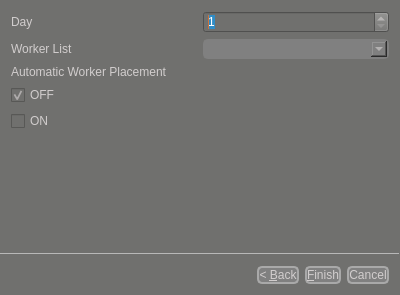
<?xml version="1.0" encoding="UTF-8"?>
<ui version="4.0">
 <class>ShiftWizard</class>
 <widget class="QWizard" name="ShiftWizard">
  <property name="geometry">
   <rect>
    <x>0</x>
    <y>0</y>
    <width>400</width>
    <height>295</height>
   </rect>
  </property>
  <property name="windowTitle">
   <string>Creator for Worker Shifts</string>
  </property>
  <property name="styleSheet">
   <string notr="true">*
{
 background-color:  #70706e;
 color: #d1cdcd;
}

QPushButton {
    background-color: gray;
    border: 2px solid darkgray;
    border-radius: 5px;
	color: #d1cdcd;
}

QComboBox {
    background-color: gray;
    border: 2px solid gray;
    border-radius: 5px;
}
</string>
  </property>
  <property name="wizardStyle">
   <enum>QWizard::ModernStyle</enum>
  </property>
  <widget class="QWizardPage" name="MainWizardPage">
   <layout class="QGridLayout" name="gridLayout">
    <item row="2" column="0">
     <widget class="QLabel" name="AutomaticWorkerPlacementLabel">
      <property name="text">
       <string>Automatic Worker Placement</string>
      </property>
     </widget>
    </item>
    <item row="0" column="0">
     <widget class="QLabel" name="DayLabel">
      <property name="text">
       <string>Day </string>
      </property>
     </widget>
    </item>
    <item row="1" column="0">
     <widget class="QLabel" name="WorkerListsLabel">
      <property name="text">
       <string>Worker List</string>
      </property>
     </widget>
    </item>
    <item row="0" column="1">
     <widget class="QSpinBox" name="DaySpinBox">
      <property name="minimum">
       <number>1</number>
      </property>
      <property name="maximum">
       <number>30</number>
      </property>
      <property name="stepType">
       <enum>QAbstractSpinBox::DefaultStepType</enum>
      </property>
      <property name="value">
       <number>1</number>
      </property>
     </widget>
    </item>
    <item row="3" column="0">
     <widget class="QCheckBox" name="OFFAutomaticWorkerPlacementCheckBox">
      <property name="text">
       <string>OFF</string>
      </property>
      <property name="checkable">
       <bool>true</bool>
      </property>
      <property name="checked">
       <bool>true</bool>
      </property>
      <property name="autoRepeat">
       <bool>false</bool>
      </property>
      <property name="autoExclusive">
       <bool>true</bool>
      </property>
     </widget>
    </item>
    <item row="1" column="1">
     <widget class="QComboBox" name="WorkerComboBox"/>
    </item>
    <item row="4" column="0">
     <widget class="QCheckBox" name="ONAutomaticWorkerPlacementCheckBox">
      <property name="text">
       <string>ON</string>
      </property>
      <property name="checkable">
       <bool>true</bool>
      </property>
      <property name="checked">
       <bool>false</bool>
      </property>
      <property name="autoRepeat">
       <bool>false</bool>
      </property>
      <property name="autoExclusive">
       <bool>true</bool>
      </property>
     </widget>
    </item>
   </layout>
  </widget>
 </widget>
 <resources/>
 <connections>
  <connection>
   <sender>OFFAutomaticWorkerPlacementCheckBox</sender>
   <signal>clicked()</signal>
   <receiver>ShiftWizard</receiver>
   <slot>OffAutoPlacement()</slot>
   <hints>
    <hint type="sourcelabel">
     <x>115</x>
     <y>140</y>
    </hint>
    <hint type="destinationlabel">
     <x>199</x>
     <y>149</y>
    </hint>
   </hints>
  </connection>
  <connection>
   <sender>ONAutomaticWorkerPlacementCheckBox</sender>
   <signal>clicked()</signal>
   <receiver>ShiftWizard</receiver>
   <slot>OnAutoPlacement()</slot>
   <hints>
    <hint type="sourcelabel">
     <x>115</x>
     <y>171</y>
    </hint>
    <hint type="destinationlabel">
     <x>199</x>
     <y>149</y>
    </hint>
   </hints>
  </connection>
 </connections>
 <slots>
  <slot>OffAutoPlacement()</slot>
  <slot>OnAutoPlacement()</slot>
 </slots>
</ui>
